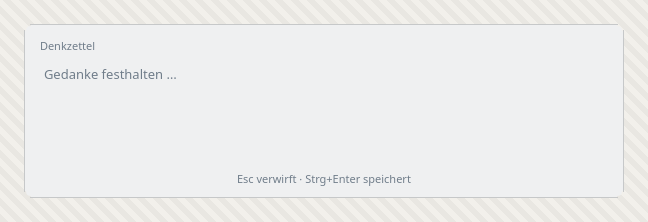
#> input picture docs/scrum/reviews/sprint-06-ux-review/bilder/01-rand-schmal-hell-leer.png, 648 x 222 px, found by its file name; its folder holds 7 pictures in this run
$ python vollstaendig.py
#> lines starting #> are read from the running program, lines starting #| are printed output that depends on the picture; after the words box and inside, x2 and y2 are one past the last pixel; in counts of white or black regions, pixels touching at a corner belong together
from PIL import Image
import numpy as np
FRAME=24
BASE="/home/hnsstrk/Projekte/denkzettel/docs/scrum/reviews/sprint-06-ux-review/bilder/"
HATCH=[(0xf2,0xf0,0xeb),(0xe9,0xe7,0xe2)]
def check(name):
#> called with name = '01-rand-schmal-hell-leer.png'
    a=np.asarray(Image.open(BASE+name).convert("RGB")).astype(int)
    ph,pw=a.shape[:2]; W,H=pw-2*FRAME,ph-2*FRAME
#> after `ph, pw = a.shape[:2]`: ph = 222; pw = 648
#> after `W, H = (pw - 2 * FRAME, ph - 2 * FRAME)`: W = 600; H = 174
    win=a[FRAME:FRAME+H,FRAME:FRAME+W]
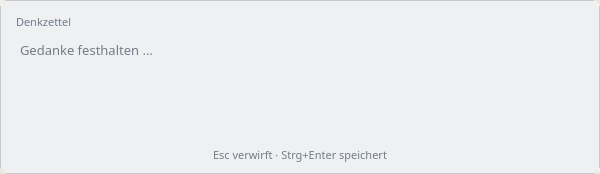
#> win: shape (174, 600, 3) int64; mean R, G, B 237.4, 238.5, 239.6
    m=np.zeros((H,W),bool)
    for h in HATCH: m|=(np.abs(win-np.array(h)).max(axis=2)<=1)
#> this loop made 2 passes
#> pass 1, in check, `for h in HATCH: m|=(np.abs(win-np.array(h)).max(axis=2)<=1)`:
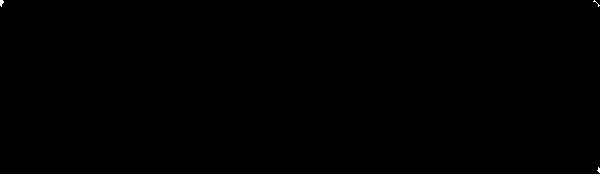
#> m: shape (174, 600) bool; 0.04% white; 3 white regions (3 under 20 px)
    ecken=[]
    for (yy,xx,ry,rx) in [(0,0,1,1),(0,W-1,1,-1),(H-1,0,-1,1),(H-1,W-1,-1,-1)]:
        k=0
        while m[yy, xx+rx*k]: k+=1
        ecken.append(k)
#> after the loop, ecken = [6, 6, 6, 6]
    # Deckung der Kantenmitten und der Fenstermitte
    deckend=[not m[0,W//2], not m[H-1,W//2], not m[H//2,0], not m[H//2,W-1], not m[H//2,W//2]]
#> deckend = [True, True, True, True, True]
    # Zahl der Loecher: nicht-Rand-Pixel, die Hintergrund zeigen, obwohl ringsum Fenster
    innen=m[2:H-2,2:W-2]
#> innen: shape (170, 596) bool; 0.01% white in thin lines or dots
    loecher=int(innen.sum())
#> loecher = 12
    print(f"{name}: {W}x{H}  Eckanlauf oben (li,re,ul,ur) {ecken}  "
          f"Kantenmitten+Mitte deckend {deckend}  Hintergrundpixel im Inneren {loecher}")
#| 01-rand-schmal-hell-leer.png: 600x174  Eckanlauf oben (li,re,ul,ur) [6, 6, 6, 6]  Kantenmitten+Mitte deckend [True, True, True, True, True]  Hintergrundpixel im Inneren 12
for n in ["01-rand-schmal-hell-leer.png","03-rand-schmal-hell-acht-zeilen.png",
          "07-rand-breit-hell-leer.png","09-rand-breit-hell-acht-zeilen.png",
          "04-rand-schmal-dunkel-leer.png","06-rand-schmal-dunkel-acht-zeilen.png",
          "10-rand-breit-dunkel-leer.png","12-rand-breit-dunkel-acht-zeilen.png"]:
    check(n)
#> pass 2 of the loop `for n in ["01-rand-schmal-hell-leer.png","03-rand-schmal-hell-acht-zei..`:
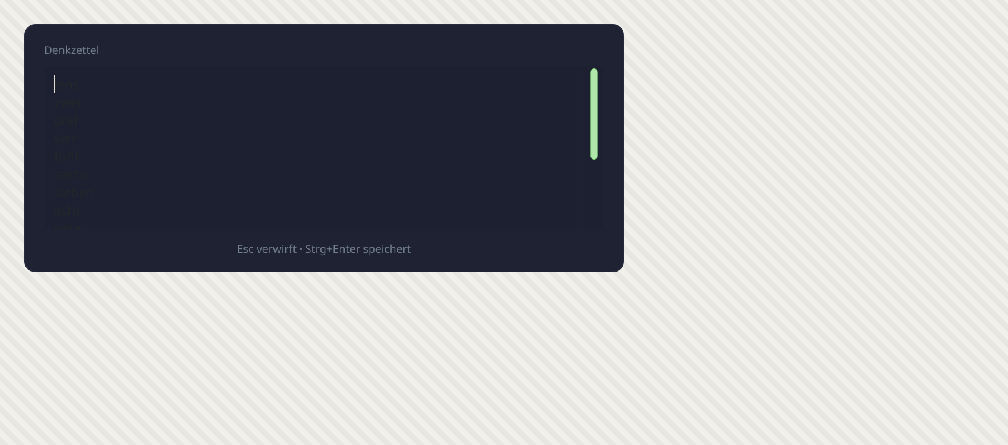
#> input picture docs/scrum/reviews/sprint-09-s100-eingabefeld/bilder/offscreen/03-rand-schmal-hell-acht-zeilen.png, 1008 x 445 px, found by its file name
#> a: shape (445, 1008, 3) int64
#> win: shape (397, 960, 3) int64
#> the loop in check (call 2), `for h in HATCH: m|=(np.abs(win-np.array(h)).max(axis=2)<=1)` made 2 passes
#> pass 1, in check (call 2), `for h in HATCH: m|=(np.abs(win-np.array(h)).max(axis=2)<=1)`:
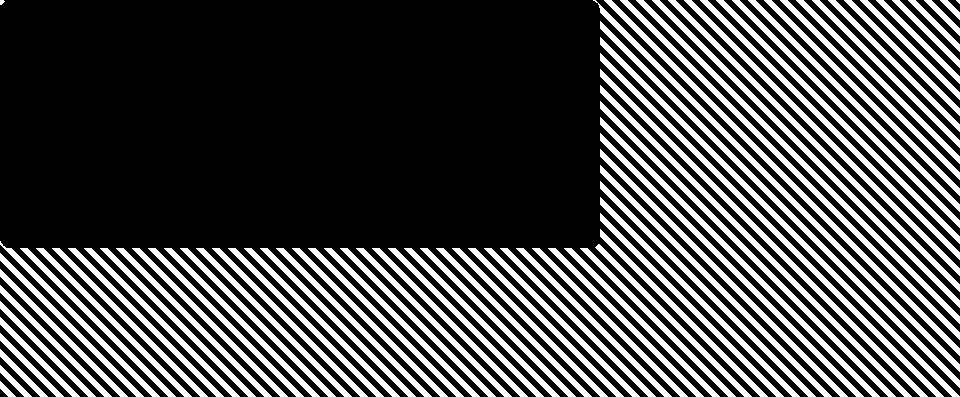
#> m: shape (397, 960) bool; 30.5% white; 86 white regions (2 under 20 px), largest, box (x1, y1, x2, y2) and area: (593, 0, 960, 372) 2893, (600, 21, 960, 388) 2880, (600, 37, 960, 397) 2852
#> pass 2, in check (call 2), `for h in HATCH: m|=(np.abs(win-np.array(h)).max(axis=2)<=1)`:
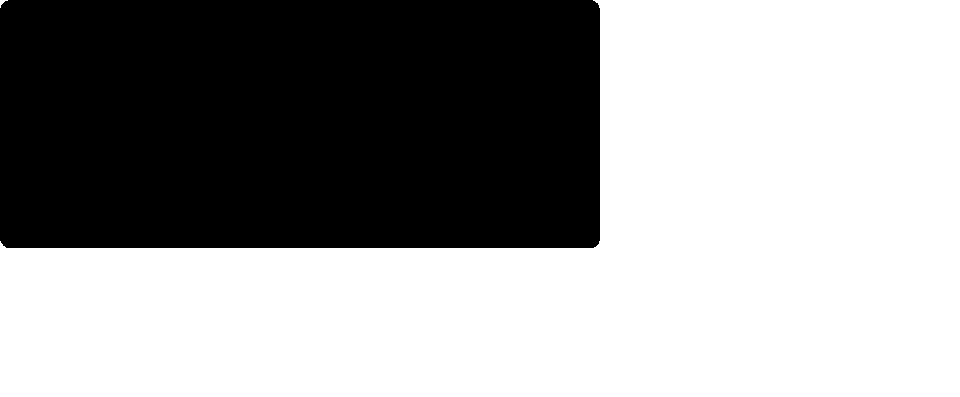
#> m: shape (397, 960) bool; 61% white; 1 black region, box (x1, y1, x2, y2) and area: (0, 0, 600, 248) 148713
#> (the run stopped early here; a loop or call above may not have finished)
